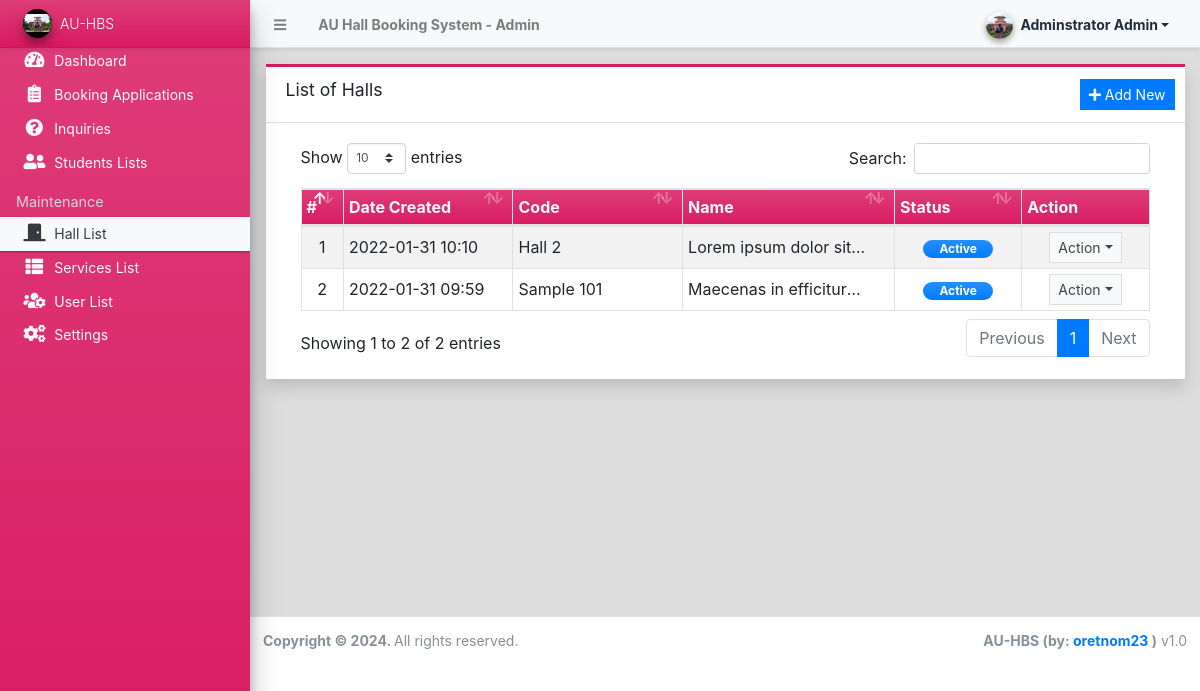
/admin/?page=halls (signed in), run on an earlier commit of the app's database.
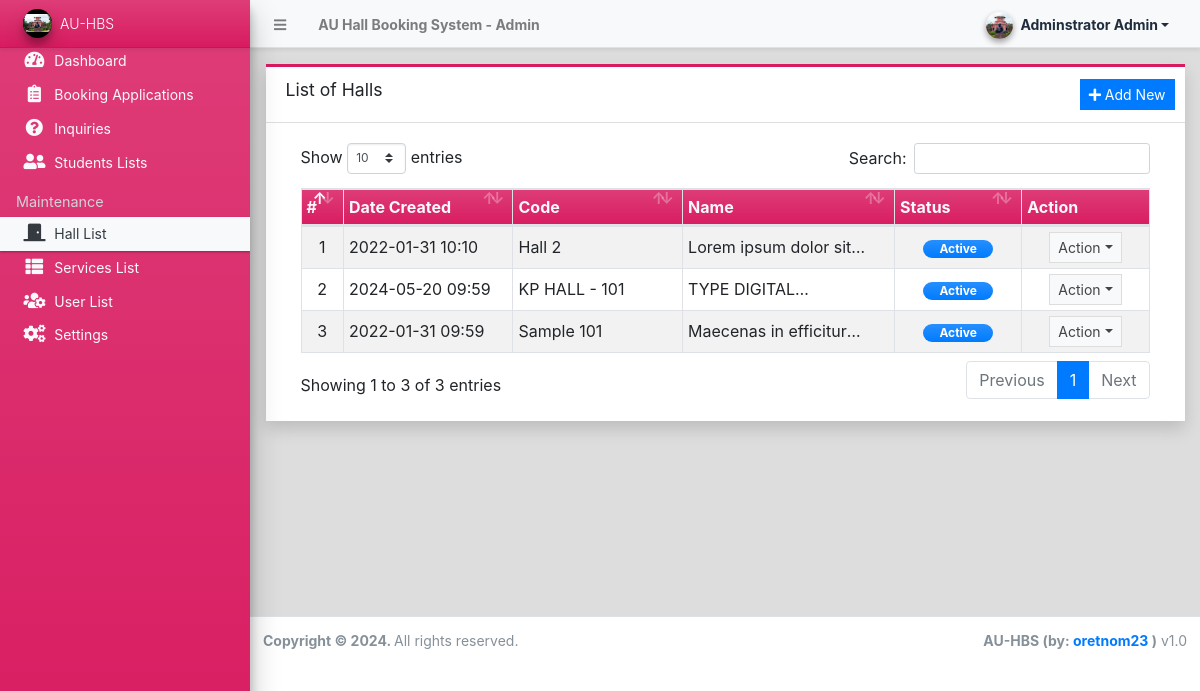
And on a later commit of the database.
### tables this page shows
CREATE TABLE `hall_list` (
  `id` int(30) NOT NULL,
  `code` varchar(100) NOT NULL,
  `name` text NOT NULL,
  
  `description` text NOT NULL,
  `image_path` text DEFAULT NULL,
  `status` tinyint(1) NOT NULL DEFAULT 1,
  `delete_flag` tinyint(1) NOT NULL DEFAULT 0,
  `date_created` datetime NOT NULL DEFAULT current_timestamp(),
  `date_updated` datetime DEFAULT NULL ON UPDATE current_timestamp()
);

### config.php (called while the page is built, shortened)
<?php
require_once('classes/DBConnection.php');
require_once('classes/SystemSettings.php');
function validate_image($file){
	if(!empty($file)){
        $ex = explode('?',$file);
        $file = $ex[0];
        $param =  isset($ex[1]) ? '?'.$ex[1]  : '';
		if(is_file(base_app.$file)){
			return base_url.$file.$param;
		}else{
			return base_url.'dist/img/ceg4.jpg';
		}
	}else{
		return base_url.'dist/img/no-image-available.png';
	}
}
function isMobileDevice(){
    $aMobileUA = array(
        '/iphone/i' => 'iPhone',
        '/ipod/i' => 'iPod',
        '/ipad/i' => 'iPad',
        '/android/i' => 'Android',
        '/blackberry/i' => 'BlackBerry',
        '/webos/i' => 'Mobile'
    );
    return false;
}
?>

### classes/DBConnection.php (called while the page is built, shortened)
<?php
class DBConnection{
    private $host = DB_SERVER;
    private $username = DB_USERNAME;
    private $password = DB_PASSWORD;
    private $database = DB_NAME;
    public $conn;
    public function __construct(){
        if (!isset($this->conn)) {
            $this->conn = new mysqli($this->host, $this->username, $this->password, $this->database);
        }
    }
}
?>

### classes/SystemSettings.php (called while the page is built, shortened)
<?php
class SystemSettings extends DBConnection{
	function userdata($field = ''){
		if(!empty($field)){
			if(isset($_SESSION['userdata'][$field]))
				return $_SESSION['userdata'][$field];
			else
				return null;
		}else{
			return false;
		}
	}
	function info($field=''){
		if(!empty($field)){
			if(isset($_SESSION['system_info'][$field]))
				return $_SESSION['system_info'][$field];
			else
				return false;
		}else{
			return false;
		}
	}
}
$_settings = new SystemSettings();
?>

### admin/halls/index.php (the view, shortened to what this page needs)
<div class="card card-outline card-maroon rounded-0 shadow">
	<div class="card-header">
		<h3 class="card-title">List of Halls</h3>
		<div class="card-tools">
			<a href="javascript:void(0)" id="create_new" class="btn btn-flat btn-sm btn-primary"><span class="fas fa-plus"></span>  Add New</a>
		</div>
	</div>
	<div class="card-body">
		<div class="container-fluid">
        <div class="container-fluid">
			<table class="table table-bordered table-hover table-striped">
				<colgroup>
					<col width="5%">
					<col width="20%">
					<col width="20%">
					<col width="25%">
					<col width="15%">
					<col width="15%">
				</colgroup>
				<thead>
					<tr class="bg-gradient-maroon text-light">
						<th>#</th>
						<th>Date Created</th>
						<th>Code</th>
						<th>Name</th>
						<th>Status</th>
						<th>Action</th>
					</tr>
				</thead>
				<tbody>
					<?php
						$i = 1;
						$qry = $conn->query("SELECT * from `hall_list` where delete_flag = 0 order by `name` asc ");
						while($row = $qry->fetch_assoc()):
					?>
						<tr>
							<td class="text-center"><?php echo $i++; ?></td>
							<td class=""><?php echo date("Y-m-d H:i",strtotime($row['date_created'])) ?></td>
							<td class=""><?php echo $row['name'] ?></td>
							<td class=""><p class="m-0 truncate-1"><?php echo $row['description'] ?></p></td>
							<td class="text-center">
								<?php
									switch($row['status']){
										case 1:
											echo '<span class="badge badge-primary bg-gradient-primary px-3 rounded-pill">Active</span>';
											break;
									}
								?>
							</td>
							<td align="center">
								 <button type="button" class="btn btn-flat btn-default btn-sm dropdown-toggle dropdown-icon" data-toggle="dropdown">
				                  		Action
				                  </button>
							</td>
						</tr>
					<?php endwhile; ?>
				</tbody>
			</table>
		</div>
		</div>
	</div>
</div>

### admin/index.php (shortened to what this page needs)
<?php require_once('../config.php'); ?>
 <!DOCTYPE html>
<html lang="en" class="" style="height: auto;">
<?php require_once('inc/header.php') ?>
  <body class="sidebar-mini layout-fixed control-sidebar-slide-open layout-navbar-fixed sidebar-mini-md sidebar-mini-xs" data-new-gr-c-s-check-loaded="14.991.0" data-gr-ext-installed="" style="height: auto;">
    <div class="wrapper">
     <?php require_once('inc/topBarNav.php') ?>
     <?php require_once('inc/navigation.php') ?>
     <?php $page = isset($_GET['page']) ? $_GET['page'] : 'home';  ?>
      <div class="content-wrapper pt-3" style="min-height: 567.854px;">
        <section class="content">
          <div class="container-fluid">
            <?php
              if(!file_exists($page.".php") && !is_dir($page)){
                  include '404.html';
              }else{
                if(is_dir($page))
                  include $page.'/index.php';
                else
                  include $page.'.php';
              }
            ?>
          </div>
        </section>
      </div>
      <?php require_once('inc/footer.php') ?>
  </body>
</html>

### admin/inc/header.php (shortened to what this page needs)
<head>
    <link rel="stylesheet" href="<?php echo base_url ?>plugins/fontawesome-free/css/all.min.css">
    <link rel="stylesheet" href="<?php echo base_url ?>plugins/tempusdominus-bootstrap-4/css/tempusdominus-bootstrap-4.min.css">
  <link rel="stylesheet" href="<?php echo base_url ?>plugins/datatables-bs4/css/dataTables.bootstrap4.min.css">
  <link rel="stylesheet" href="<?php echo base_url ?>plugins/datatables-responsive/css/responsive.bootstrap4.min.css">
  <link rel="stylesheet" href="<?php echo base_url ?>plugins/datatables-buttons/css/buttons.bootstrap4.min.css">
  <link rel="stylesheet" href="<?php echo base_url ?>plugins/select2/css/select2.min.css">
  <link rel="stylesheet" href="<?php echo base_url ?>plugins/select2-bootstrap4-theme/select2-bootstrap4.min.css">
    <link rel="stylesheet" href="<?php echo base_url ?>plugins/icheck-bootstrap/icheck-bootstrap.min.css">
    <link rel="stylesheet" href="<?php echo base_url ?>plugins/jqvmap/jqvmap.min.css">
    <link rel="stylesheet" href="<?php echo base_url ?>plugins/fullcalendar/main.css">
    <link rel="stylesheet" href="<?php echo base_url ?>dist/css/adminlte.css">
    <link rel="stylesheet" href="<?php echo base_url ?>dist/css/custom.css">
    <link rel="stylesheet" href="<?php echo base_url ?>plugins/overlayScrollbars/css/OverlayScrollbars.min.css">
    <link rel="stylesheet" href="<?php echo base_url ?>plugins/daterangepicker/daterangepicker.css">
    <link rel="stylesheet" href="<?php echo base_url ?>plugins/summernote/summernote-bs4.min.css">
  <link rel="stylesheet" href="<?php echo base_url ?>plugins/sweetalert2-theme-bootstrap-4/bootstrap-4.min.css">
  </head>

### admin/inc/topBarNav.php (shortened to what this page needs)
<nav class="main-header navbar navbar-expand navbar-light text-sm shadow-sm">
  <ul class="navbar-nav">
    <li class="nav-item">
    <a class="nav-link" data-widget="pushmenu" href="#" role="button"><i class="fas fa-bars"></i></a>
    </li>
    <li class="nav-item d-none d-sm-inline-block">
      <a href="<?php echo base_url ?>" class="nav-link"><b><?php echo (!isMobileDevice()) ? $_settings->info('name'):$_settings->info('short_name'); ?> - Admin</b></a>
    </li>
  </ul>
  <ul class="navbar-nav ml-auto">
    <li class="nav-item">
      <div class="btn-group nav-link">
            <button type="button" class="btn btn-rounded badge badge-light dropdown-toggle dropdown-icon" data-toggle="dropdown">
              <span><img src="<?php echo validate_image($_settings->userdata('avatar')) ?>" class="img-circle elevation-2 user-img" alt="User Image"></span>
              <span class="ml-3"><?php echo ucwords($_settings->userdata('firstname').' '.$_settings->userdata('lastname')) ?></span>
            </button>
        </div>
    </li>
  </ul>
</nav>

### admin/inc/navigation.php (shortened to what this page needs)
<aside class="main-sidebar sidebar-dark-light elevation-4 sidebar-no-expand bg-gradient-maroon">
  <a href="<?php echo base_url ?>admin" class="brand-link bg-transparent text-sm shadow-sm bg-gradient-maroon">
  <img src="<?php echo validate_image($_settings->info('logo'))?>" alt="Store Logo" class="brand-image img-circle elevation-3 bg-black" style="width: 1.8rem;height: 1.8rem;max-height: unset;object-fit:scale-down;object-position:center center">
  <span class="brand-text font-weight-light"><?php echo $_settings->info('short_name') ?></span>
  </a>
  <div class="sidebar os-host os-theme-light os-host-overflow os-host-overflow-y os-host-resize-disabled os-host-transition os-host-scrollbar-horizontal-hidden">
    <div class="os-content-glue" style="margin: 0px -8px; width: 249px; height: 646px;"></div>
    <div class="os-padding">
      <div class="os-viewport os-viewport-native-scrollbars-invisible" style="overflow-y: scroll;">
        <div class="os-content" style="padding: 0px 8px; height: 100%; width: 100%;">
          <nav class="">
             <ul class="nav nav-pills nav-sidebar flex-column text-sm nav-compact nav-flat nav-child-indent nav-collapse-hide-child text-dark" data-widget="treeview" role="menu" data-accordion="false">
              <li class="nav-item dropdown">
                <a href="./" class="nav-link text-light nav-home">
                  <i class="nav-icon fas fa-tachometer-alt"></i>
                  <p>
                    Dashboard
                  </p>
                </a>
              </li>
              <li class="nav-item">
                <a href="<?php echo base_url ?>admin/?page=bookings" class="nav-link text-light nav-bookings">
                  <i class="nav-icon fas fa-clipboard-list"></i>
                  <p>
                    Booking Applications
                  </p>
                </a>
              </li>
              <li class="nav-item">
                <a href="<?php echo base_url ?>admin/?page=inquiries" class="nav-link text-light nav-inquiries">
                  <i class="nav-icon fas fa-question-circle"></i>
                  <p>
                    Inquiries
                  </p>
                </a>
              </li>
              <li class="nav-item">
                <a href="<?php echo base_url ?>admin/?page=clients" class="nav-link text-light nav-clients">
                  <i class="nav-icon fas fa-user-friends"></i>
                  <p>
                    Students Lists
                  </p>
                </a>
              </li>
              <?php if($_settings->userdata('type') == 1): ?>
              <li class="nav-header">Maintenance</li>
              <li class="nav-item dropdown">
                <a href="<?php echo base_url ?>admin/?page=halls" class="nav-link text-light nav-halls">
                  <i class="nav-icon fas fa-door-closed"></i>
                  <p>
                    Hall List
                  </p>
                </a>
              </li>
              <li class="nav-item dropdown">
                <a href="<?php echo base_url ?>admin/?page=services" class="nav-link text-light nav-packages">
                  <i class="nav-icon fas fa-th-list"></i>
                  <p>
                    Services List
                  </p>
                </a>
              </li>
              <li class="nav-item dropdown">
                <a href="<?php echo base_url ?>admin/?page=user/list" class="nav-link text-light nav-user_list">
                  <i class="nav-icon fas fa-users-cog"></i>
                  <p>
                    User List
                  </p>
                </a>
              </li>
              <li class="nav-item dropdown">
                <a href="<?php echo base_url ?>admin/?page=system_info" class="nav-link text-light nav-system_info">
                  <i class="nav-icon fas fa-cogs"></i>
                  <p>
                    Settings
                  </p>
                </a>
              </li>
              <?php endif; ?>
            </ul>
          </nav>
        </div>
      </div>
    </div>
  </div>
</aside>

### admin/inc/footer.php (shortened to what this page needs)
<footer class="main-footer text-sm">
        <strong>Copyright © <?php echo date('Y') ?>.
        </strong>
        All rights reserved.
        <div class="float-right d-none d-sm-inline-block">
          <b><?php echo $_settings->info('short_name') ?> (by: <a href="mailto:oretnom23@gmail.com" target="blank">oretnom23</a> )</b> v1.0
        </div>
      </footer>
    </div>

### admin/inc/topBarNav.php (style rules this page uses)
.user-img { position: absolute; height: 27px; width: 27px; object-fit: cover; left: -7%; top: -12%; }
.btn-rounded { border-radius: 50px; }

What changed in the data, as far as the page shows it:
added hall_list: date_created "2024-05-20 09:59", name "KP HALL - 101", description "TYPE…", status "Active"
Also different on the page:
text written by a page script: "Show entries Search: Showing 1 to 2 of 2 entries Previous 1 Next" → "Show entries Search: Showing 1 to 3 of 3 entries Previous 1 Next"
